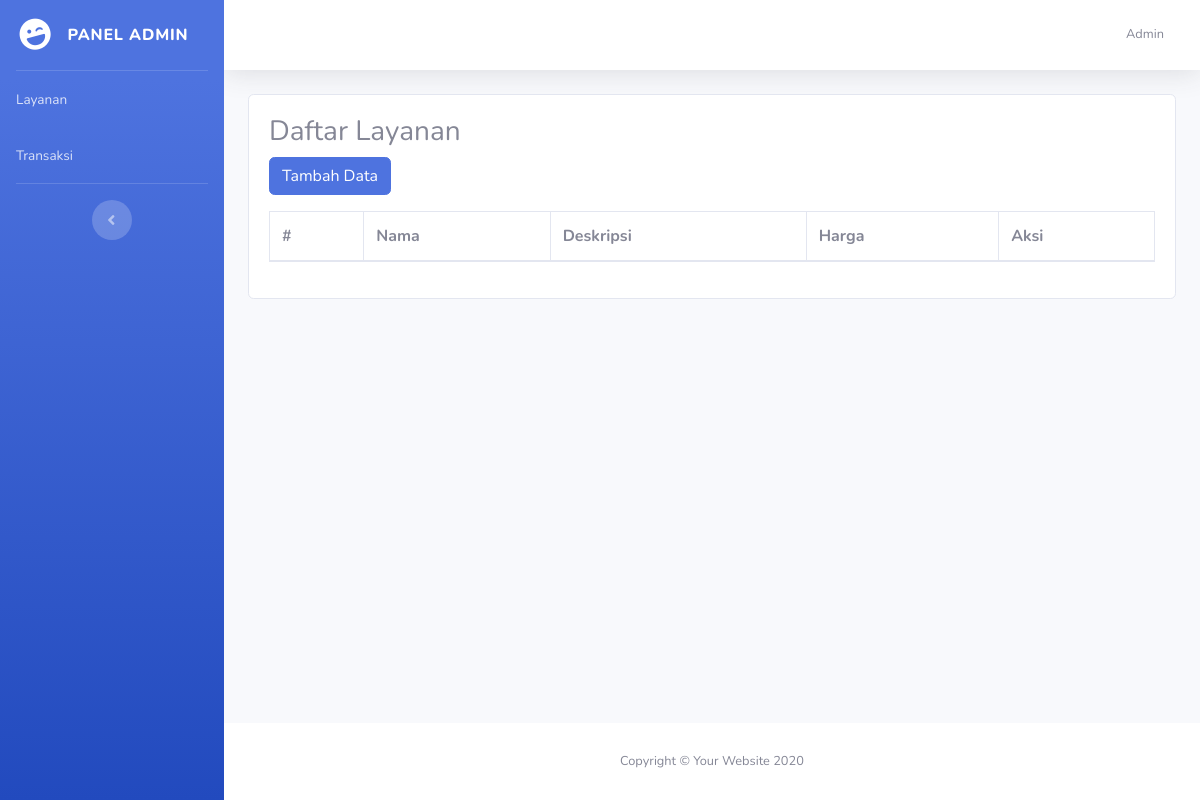
Page /admin/layanan/layanan.php on the earlier database version.
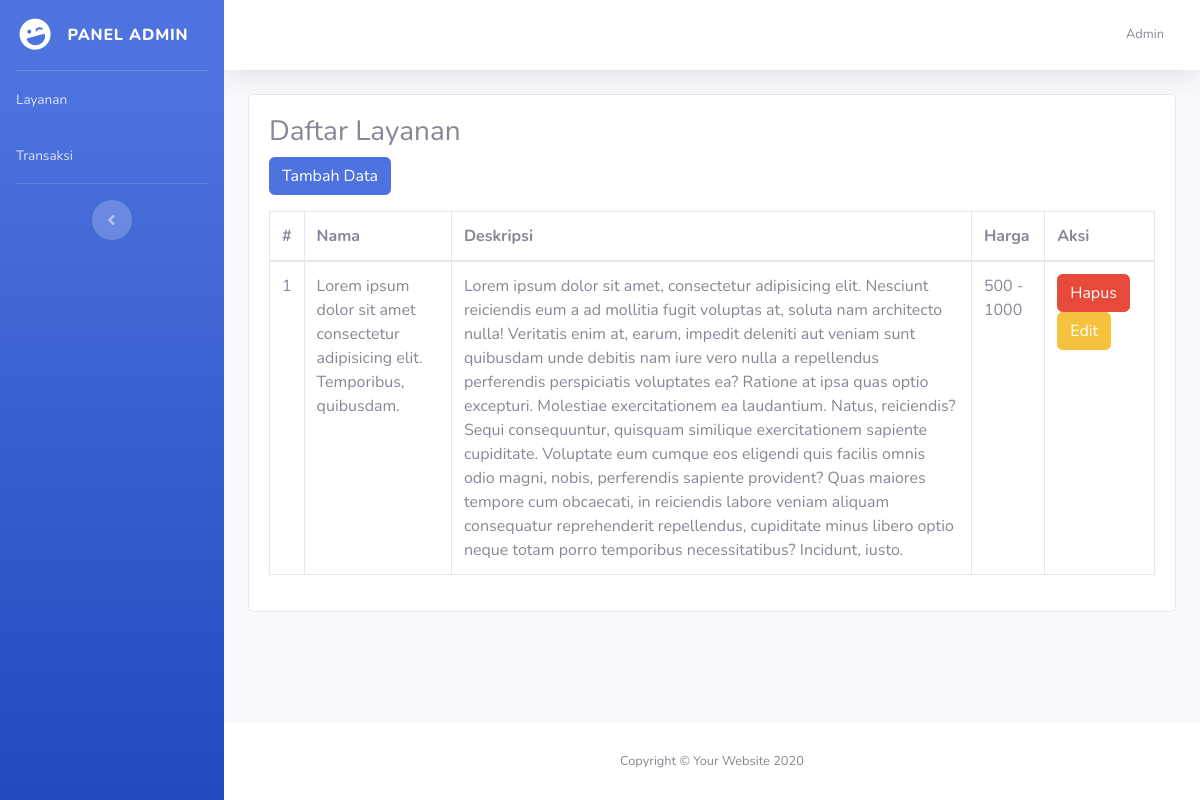
Same page on the later database version.
### tables this page shows
CREATE TABLE `layanan` (
  `id` int(11) NOT NULL,
  `nama` varchar(255) NOT NULL,
  `deskripsi` text NOT NULL,
  `harga_awal` int(11) NOT NULL,
  `harga_akhir` int(11) NOT NULL
);

### config/db.php (called while the page is built, shortened)
<?php
$conn = mysqli_connect('localhost', 'root', '', 'cms');
function run($sql)
{
  global $conn;
  return mysqli_query($conn, $sql);
}

### admin/layanan/layanan.php (the view, shortened to what this page needs)
<?php require_once '../../config/db.php'; ?>
<?php require_once '../layouts/header.php'; ?>
<div class="card">
  <div class="card-body">
    <h3>Daftar Layanan</h3>
    <a href="layanan_tambah.php" class="btn btn-primary mb-3">Tambah Data</a>
    <table class="table table-bordered">
      <thead>
        <tr>
          <th scope="col">#</th>
          <th scope="col">Nama</th>
          <th scope="col">Deskripsi</th>
          <th scope="col">Harga</th>
          <th scope="col">Aksi</th>
        </tr>
      </thead>
      <tbody>
        <?php $no = 1; $res = run("SELECT * FROM layanan"); ?>
        <?php while($item = mysqli_fetch_assoc($res)) : ?>
          <tr>
            <td><?= $no++ ?></td>
            <td><?= $item['nama'] ?></td>
            <td><?= $item['deskripsi'] ?></td>
            <td><?= $item['harga_awal'] ?> - <?= $item['harga_akhir'] ?></td>
            <td>
              <a href="layanan_hapus.php?id=<?= $item['id'] ?>" class="btn btn-danger" onclick="return confirm('Kamu yakin?')">Hapus</a>
              <a href="layanan_edit.php?id=<?= $item['id'] ?>" class="btn btn-warning">Edit</a>
            </td>
          </tr>
        <?php endwhile ?>
      </tbody>
    </table>
  </div>
</div>
<?php require_once '../layouts/footer.php'; ?>

Differences in the rows shown:
added layanan: nama "Lorem ipsum dolor sit amet consectetur adipisicing elit. Temporibus, quibusdam.", deskripsi "Lorem ipsum dolor sit amet, consectetur adipisicing elit. Nesciunt reiciendis eum a ad mollitia fugit voluptas at, soluta nam architecto nulla! Veritatis enim at, earum, impedit deleniti aut veniam sunt quibusdam unde debitis nam iure vero nulla a repellendus perferendis perspiciatis voluptates ea? Ratione at ipsa quas optio excepturi. Molestiae exercitationem ea laudantium. Natus, reiciendis? Sequi consequuntur, quisquam similique exercitationem sapiente cupiditate. Voluptate eum cumque eos eligendi quis facilis omnis odio magni, nobis, perferendis sapiente provident? Quas maiores tempore cum obcaecati, in reiciendis labore veniam aliquam consequatur reprehenderit repellendus, cupiditate…", harga_awal "500", harga_akhir "1000"
